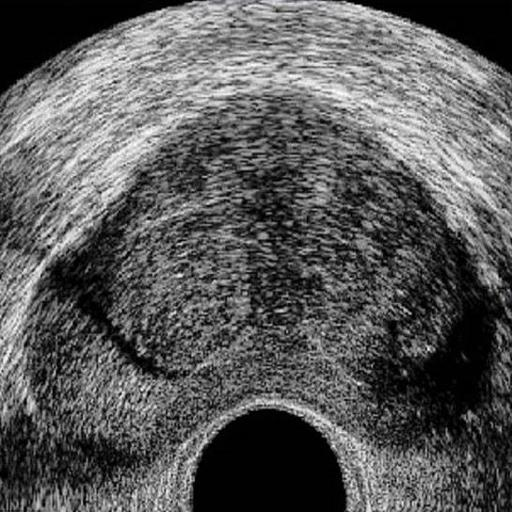
#> input picture imageenhancement/pics/standardprostate.jpg, 512 x 512 px, found by its file name
$ python square1.py
#> lines starting #> are read from the running program, lines starting #| are printed output that depends on the picture

from matplotlib import pyplot as plt
import cv2
import numpy as np

img = cv2.imread('standardprostate.jpg')
#> img is the input picture: shape (512, 512, 3); mean B, G, R 90.3, 90.3, 90.3

img_gray = cv2.cvtColor(img, cv2.COLOR_BGR2GRAY)

plt.imshow(img_gray, cmap=plt.cm.gray)

hist = cv2.calcHist([img], [0], None, [256], [0, 256])
#> hist = 256 values, max 19803 at index 1, min 3 at index 252, mean 1024

plt.figure()
plt.title("Grayscale Histogram")
plt.xlabel("Bins")
plt.ylabel("# of Pixels")
plt.plot(hist)
plt.xlim([0, 256])
plt.show()
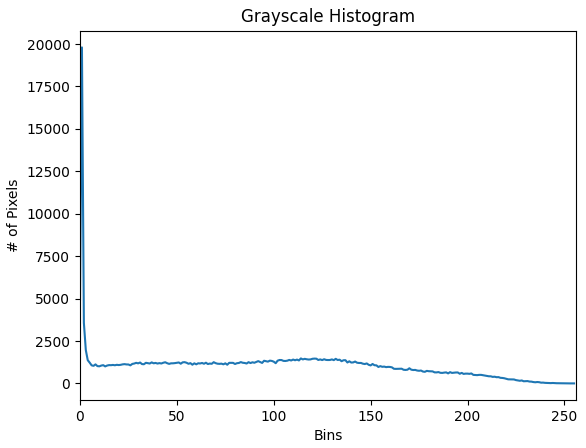
#> figure drawn by matplotlib, 1 panel; curve peaks at x = 1, y = 19803

$ run again, with imageenhancement/pics/R.jpg copied over imageenhancement/pics/standardprostate.jpg
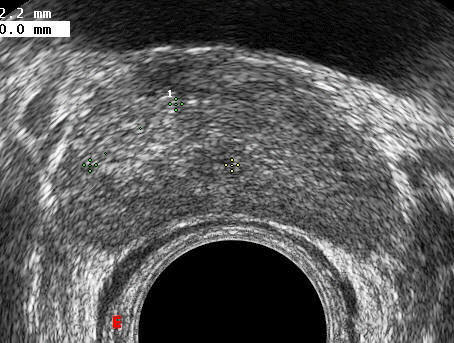
#> input picture imageenhancement/pics/R.jpg, 454 x 343 px, found by its file name
#> img is the input picture: shape (343, 454, 3); mean B, G, R 88.6, 88.6, 88.7
#> hist = 256 values, max 15071 at index 0, min 52 at index 243, mean 608.3
#> `plt.show()`:
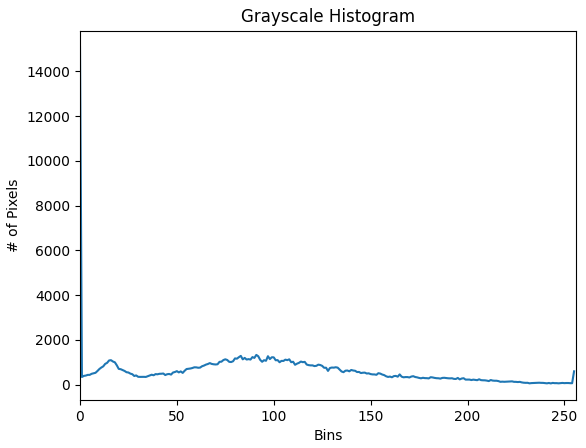
#> figure drawn by matplotlib, 1 panel; curve peaks at x = 0, y = 15071

$ run again, with imageenhancement/pics/csm_TRUS_Bild_oT_b1c27f463e.jpg copied over imageenhancement/pics/standardprostate.jpg
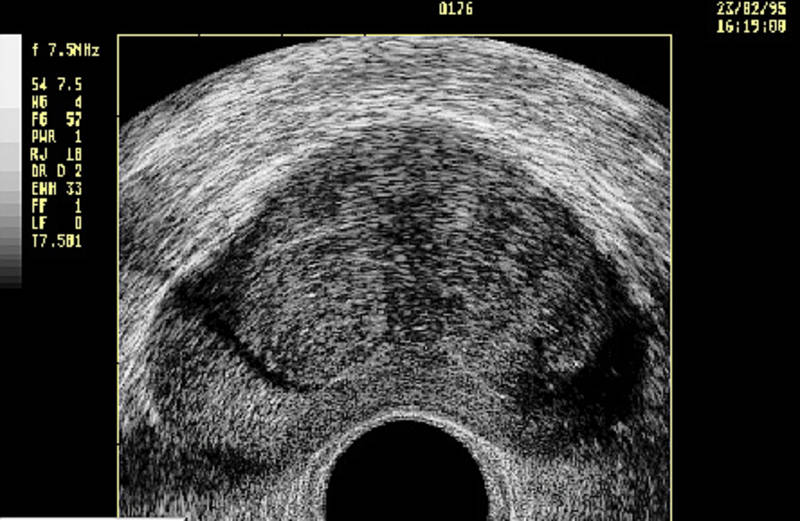
#> input picture imageenhancement/pics/csm_TRUS_Bild_oT_b1c27f463e.jpg, 800 x 521 px, found by its file name
#> img is the input picture: shape (521, 800, 3); mean B, G, R 63.1, 64.2, 64.2
#> hist = 256 values, max 135630 at index 1, min 4 at index 254, mean 1628.1
#> `plt.show()`:
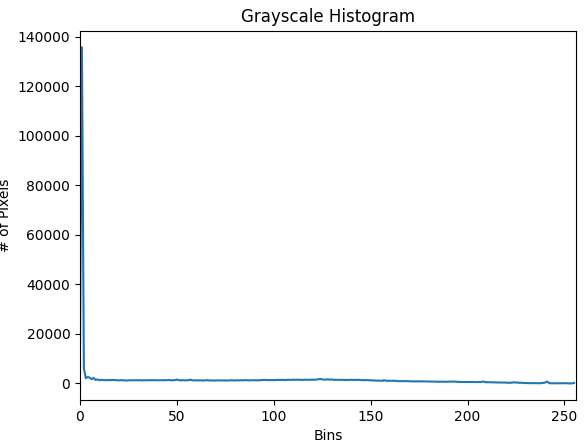
#> figure drawn by matplotlib, 1 panel; curve peaks at x = 1, y = 135630
